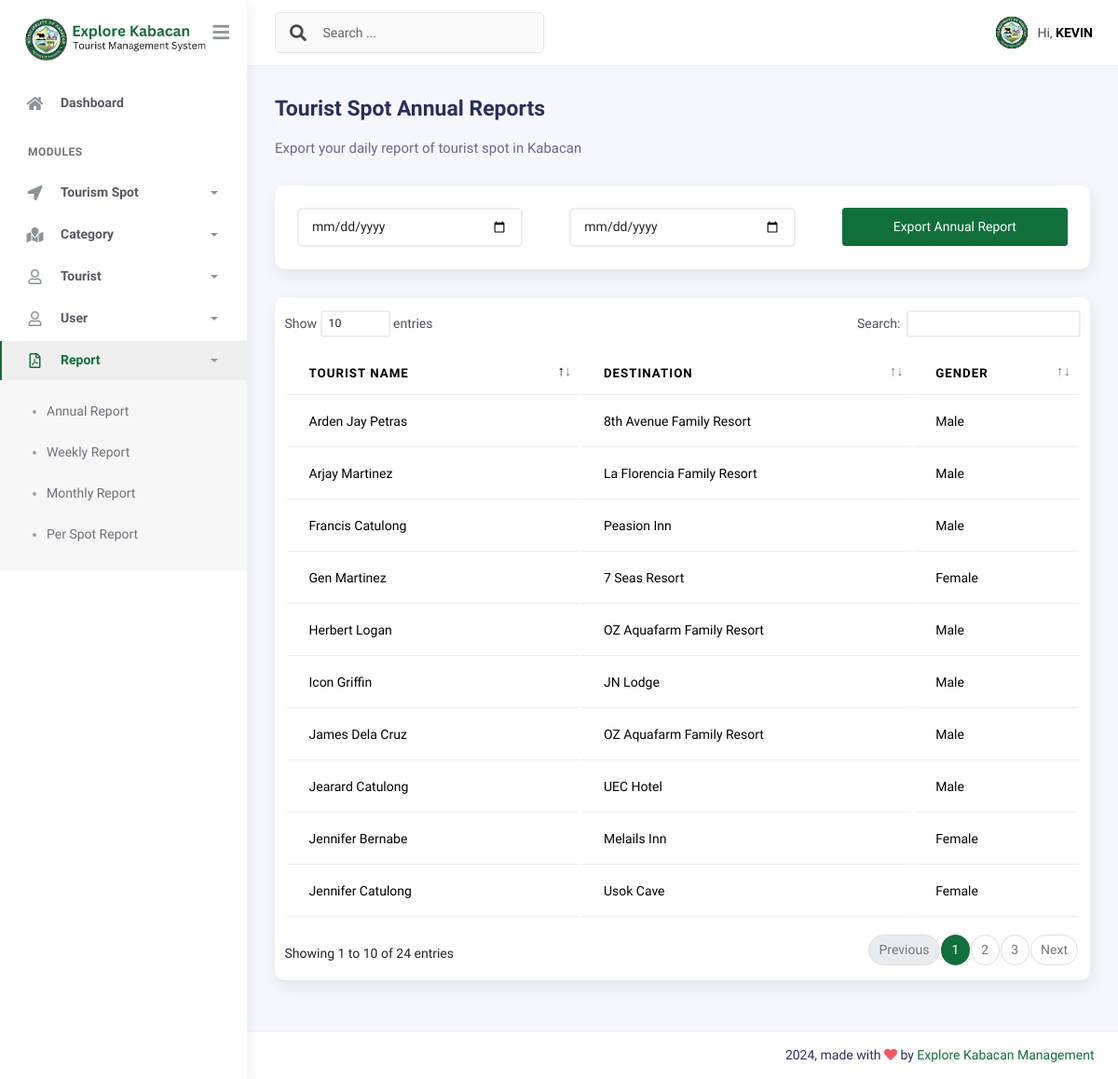
/report/annually/list (signed in), run on the app's committed database.
### explore_kabacan_app/models.py (models this page shows, shortened)
class CustomUser(AbstractBaseUser, PermissionsMixin):
    username = models.CharField(max_length=150, unique=True)
    first_name = models.CharField(max_length=255)
    middle_name = models.CharField(max_length=255)
    last_name = models.CharField(max_length=255)
    assigned_to = models.ForeignKey('Spot', null=True, blank=True, on_delete=models.CASCADE, help_text='Select what tourist spot you are assigned to.')
    email = models.EmailField(unique=True)
    is_active = models.BooleanField(default=True, help_text='Whether the user can login to the system')
    is_staff = models.BooleanField(default=False, help_text='Whether the user can access the super admin')
    is_superuser = models.BooleanField(default=False, help_text='Whether the user has the admin permission to system')
    date_joined = models.DateTimeField(default=timezone.now)
    objects = CustomUserManager()
    USERNAME_FIELD = "username"
    REQUIRED_FIELDS = ["email"]
    class Meta:
        db_table = "users_tbl"
        verbose_name = "User"
        verbose_name_plural = "Users"

class Tourist(models.Model):
    GENDER = (
        ("Male", "Male"),
        ("Female", "Female"),
    )
    VISITOR_TYPE = (
        ("Individual","Individual"),
        ("Group","Group"),
    )
    firstname = models.CharField(max_length=255, null=False, blank=False)
    middlename = models.CharField(max_length=255, blank=True, null=True)
    lastname = models.CharField(max_length=255, null=False, blank=False)
    dob = models.DateField(auto_now_add=False)
    gender = models.CharField(max_length=255, null=False, blank=False, choices=GENDER)
    phone_number = models.CharField(max_length=11, null=False, blank=False)
    address = models.CharField(max_length=255, null=False, blank=False)
    destination = models.ForeignKey(Spot, on_delete=models.SET_NULL, null=True)
    visit_date = models.DateTimeField(auto_now_add=True, editable=True, null=False, blank=False)
    visitor_type = models.CharField(max_length=255, choices=VISITOR_TYPE, null=True, blank=True)
    number_of_visitors = models.IntegerField(null=True, blank=True, default=0)
    def get_full_name(self):
        return (
            f"{self.firstname} {self.lastname}" if self.middlename else self.firstname
        )
    class Meta:
        db_table = "tourist_tbl"
        verbose_name = "Tourists"
        verbose_name_plural = "Tourists"

class Spot(models.Model):
    spot = models.CharField(max_length=255, blank=False, null=False)
    category = models.ForeignKey(SpotCategory, blank=True, null=True, on_delete=models.SET_NULL)
    date_added = models.DateTimeField(auto_now_add=True)
    def __str__(self) -> str:
        return self.spot
    class Meta:
        db_table = "spot_tbl"
        verbose_name = "Tourist Spot"
        verbose_name_plural = "Tourist Spots"

### explore_kabacan_app/views.py (the view)
# urls.py: path("report/annually/list", AnnuallyTouristReportView.as_view(), name="annually_report"),
class AnnuallyTouristReportView(CustomLoginRequiredMixin, View):
    template_name = "annually_report.html"
    def get(self, request, *args, **kwargs):
        context = {}
        context["tourists"] = Tourist.objects.all().order_by("-visit_date")
        return render(request, self.template_name, context)

### explore_kabacan_app/templates/annually_report.html (shortened to what this page needs)
{% extends './includes/base.html' %}
{% block content %}
<div class="page-inner">
    <div class="d-flex align-items-left align-items-md-center flex-column flex-md-row pt-2 pb-4">
        <div>
            <h3 class="fw-bold mb-3">Tourist Spot Annual Reports</h3>
            <h6 class="op-7 mb-2">Export your daily report of tourist spot in Kabacan</h6>
        </div>
    </div>
    <div class="card p-3">
        <form action="{% url 'generate_pdf_report' %}" method="GET">
            <div class="row d-flex align-items-center justify-content-between">
                <div class="col-md-4">
                    <div class="form-group">
                        <input type="date" class="form-control" id="start_date" name="start_date" required>
                    </div>
                </div>
                <div class="col-md-4">
                    <div class="form-group">
                        <input type="date" class="form-control" id="end_date" name="end_date" required>
                    </div>
                </div>
                <div class="col-md-4">
                    <div class="form-group">
                        <input type="submit" class="btn btn-primary btn-block w-100" value="Export Annual Report">
                    </div>
                </div>
            </div>
        </form>
    </div>
    <div class="card py-3">
        <table class="table" id="datatable">
            <thead>
                <tr>
                    <th>Tourist name</th>
                    <th>Destination</th>
                    <th>Gender</th>
                </tr>
            </thead>
            <tbody>
                {% for tourist in tourists %}
                <tr>
                    <td>{{ tourist.get_full_name }}</td>
                    <td>{{ tourist.destination }}</td>
                    <td>{{ tourist.gender }}</td>
                </tr>
                {% endfor %}
            </tbody>
        </table>
    </div>
</div>
{% endblock %}

### explore_kabacan_app/templates/includes/navbar.html (shortened to what this page needs)
{% load static %}
<nav class="navbar navbar-header navbar-header-transparent navbar-expand-lg border-bottom">
    <div class="container-fluid">
        <nav class="navbar navbar-header-left navbar-expand-lg navbar-form nav-search p-0 d-none d-lg-flex">
            <div class="input-group">
              <div class="input-group-prepend">
                <button type="submit" class="btn btn-search pe-1">
                  <i class="fa fa-search search-icon"></i>
                </button>
              </div>
              <input type="text" placeholder="Search ..." class="form-control">
            </div>
          </nav>
        <ul class="navbar-nav topbar-nav ms-md-auto align-items-center">
            <li class="nav-item topbar-user dropdown hidden-caret">
                <a
                    class="dropdown-toggle profile-pic"
                    data-bs-toggle="dropdown"
                    href="#"
                    aria-expanded="false"
                >
                    <div class="avatar-sm">
                        <img src="{% static 'assets/img/logo.jpg' %}" alt="{{ request.user.username }}" class="avatar-img rounded-circle">
                    </div>
                    <span class="profile-username">
                        <span class="op-7">Hi,</span>
                        <span class="fw-bold" style="text-transform: uppercase;">{{ request.user.username }}</span>
                    </span>
                </a>
            </li>
        </ul>
    </div>
</nav>

### explore_kabacan_app/templates/includes/base.html (style rules this page uses)
.btn-primary { background-color: #106F3B !important; border-color: #106F3B !important; }

### data on the page
CustomUser: user.username "KEVIN"
Tourist: get_full_name "Herbert Logan", destination "OZ Aquafarm Family Resort", gender "Male"
Tourist: get_full_name "Jennifer Bernabe", destination "Melails Inn", gender "Female"
Tourist: get_full_name "Icon Griffin", destination "JN Lodge", gender "Male"
Tourist: get_full_name "Arden Jay Petras", destination "8th Avenue Family Resort", gender "Male"
Tourist: get_full_name "James Dela Cruz", destination "OZ Aquafarm Family Resort", gender "Male"
Tourist: get_full_name "Francis Catulong", destination "Peasion Inn", gender "Male"
Tourist: get_full_name "Arjay Martinez", destination "La Florencia Family Resort", gender "Male"
Tourist: get_full_name "Jearard Catulong", destination "UEC Hotel", gender "Male"
Tourist: get_full_name "Gen Martinez", destination "7 Seas Resort", gender "Female"
Tourist: get_full_name "Jennifer Catulong", destination "Usok Cave", gender "Female"
